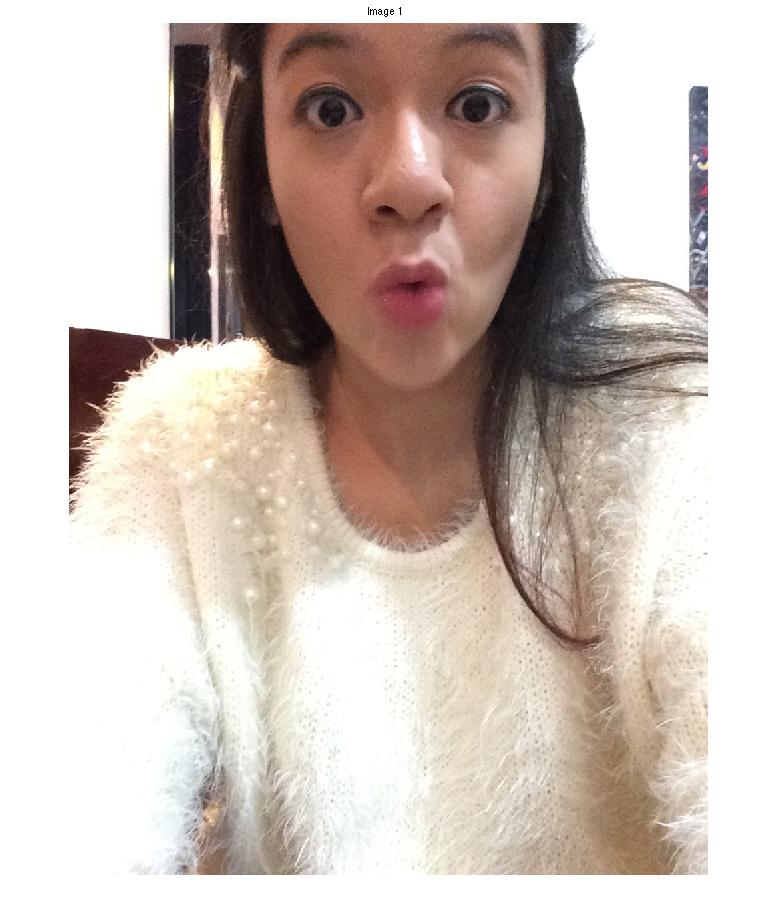
%> input picture lab3_hybrid/Caro1.jpg, 779 x 924 px
$ octave HmwkHybrid.m   (GNU Octave 9; MATLAB toolbox functions it lacks are replaced by stand-ins)
%> lines starting %> are read from the running program, lines starting %| are printed output that depends on the picture
close all
clear all


im1=imread('Caro1.jpg');
%> im1 is the input picture: size 924x779x3 uint8; mean R, G, B 205.1, 192.4, 184.9
I = rgb2gray(im1);
J = dct2(I);
figure
imshow(im1)
title('Image 1')


im2=imread('Caro2.jpg');
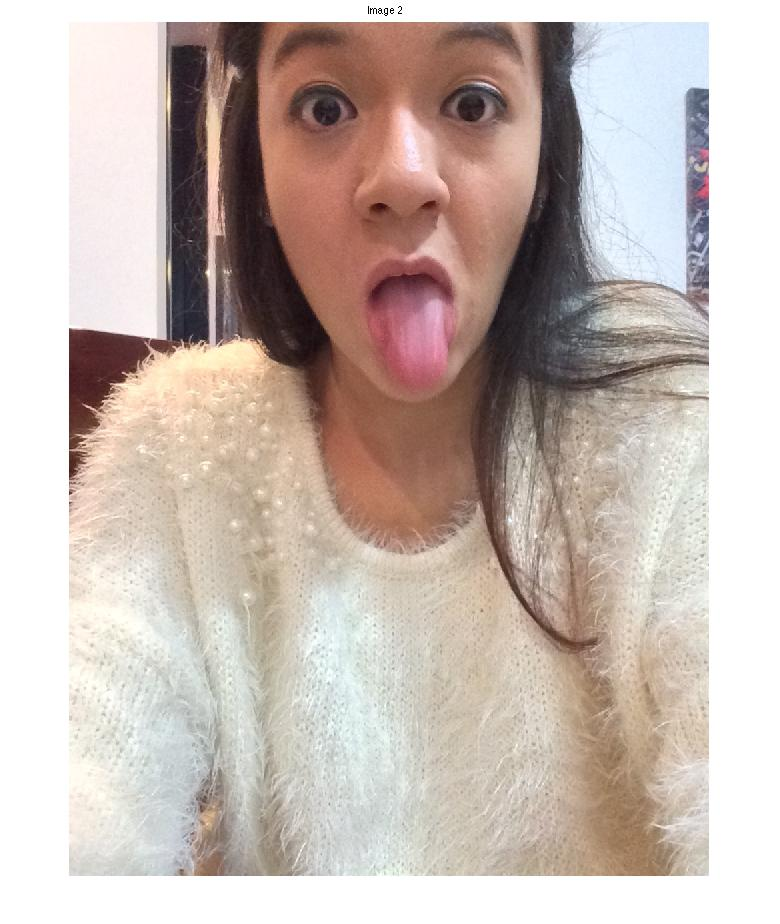
%> input picture lab3_hybrid/Caro2.jpg, 780 x 924 px
%> im2 is the input picture: size 924x780x3 uint8; mean R, G, B 199.5, 185.7, 178.7
I2 = rgb2gray(im2);
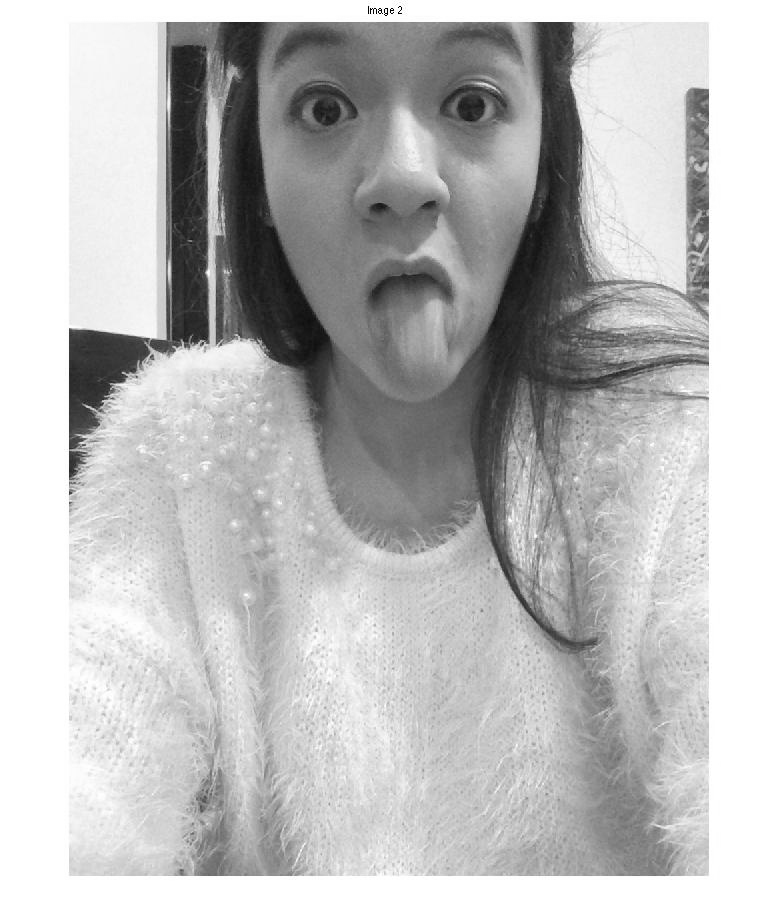
%> I2: size 924x780 uint8; min 0, max 255, mean 189.1
J2 = dct2(I2);
figure
imshow(im2)
title('Image 2')

figure
subplot(2,3,1),imshow(im1),title('Image 1')
subplot(2,3,2),imagesc(log(abs(fftshift(fft2(I))))), colormap(jet(64)), colorbar
title('FFT of Image 1')
subplot(2,3,3),imshow(log(abs(J)),[]), colormap(jet(64)), colorbar
%> after `imshow(log(abs(J)),[])`:
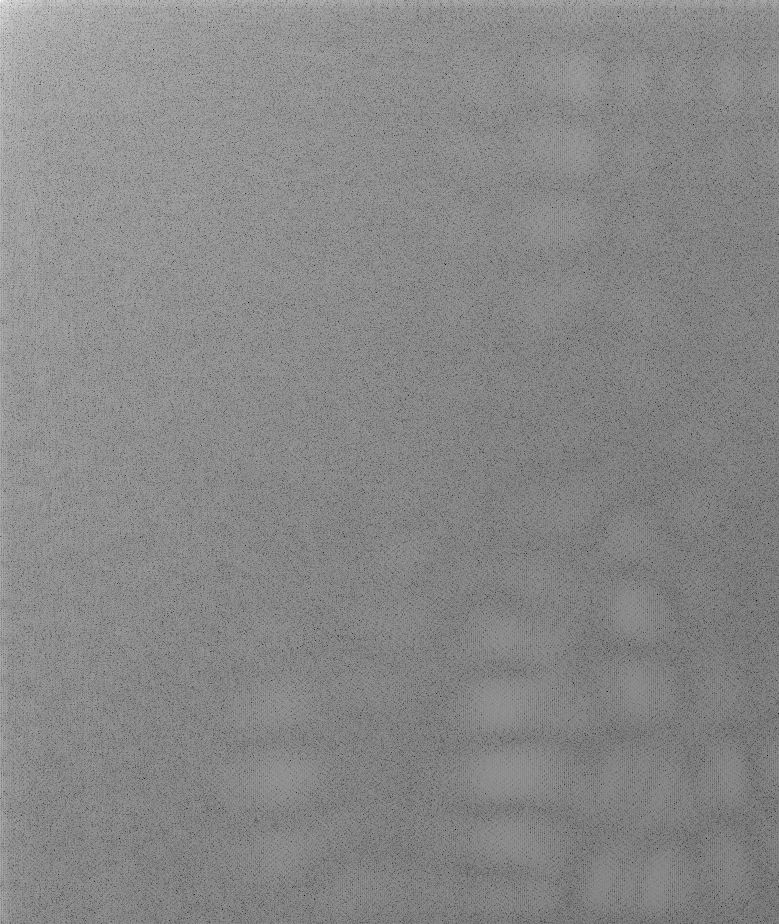
%> displayed picture: size 924x779, on the screen's scale of 0 to 255; min 0, max 255, mean 135.7
title('DCT of Image 1')
subplot(2,3,4),imshow(im2),title('Image 2')
subplot(2,3,5),imagesc(log(abs(fftshift(fft2(I2))))), colormap(jet(64)), colorbar
title('FFT of Image 2')
subplot(2,3,6),imshow(log(abs(J2)),[]), colormap(jet(64)), colorbar
title('DCT of Image 2')
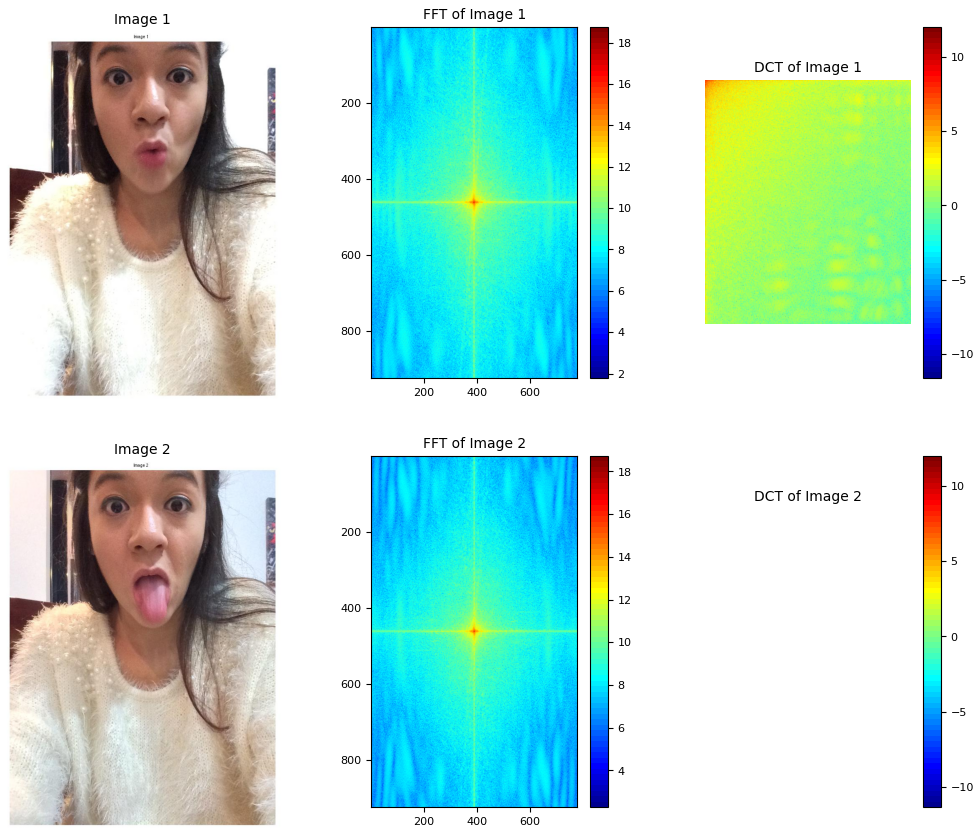
%> figure redrawn from the program's plot data, 6 panels

%Filtering
cutoff_frequency = 18;
cutoff_frequency2 = 13;

filter = fspecial('Gaussian', cutoff_frequency*4+1, cutoff_frequency);
filter2 = fspecial('Gaussian', cutoff_frequency2*4+1, cutoff_frequency2);

I3 = filter;
J3 = dct2(I3);

I4 = filter2;
J4 = dct2(I4);

figure
subplot(2,3,1),imagesc(filter),title('Filter (Low)')
subplot(2,3,2),imagesc(log(abs(fftshift(fft2(I3)))))
title('FFT of Filter (Low)')
subplot(2,3,3),imshow(log(abs(J3)),[])
title('DCT of Filter (Low)')
subplot(2,3,4),imagesc(filter2),title('Filter (High)')
subplot(2,3,5),imagesc(log(abs(fftshift(fft2(I4)))))
title('FFT of Filter (High)')
subplot(2,3,6),imshow(log(abs(J4)),[])
title('DCT of Filter (High)')

low_frequencies=imfilter(im1,filter);
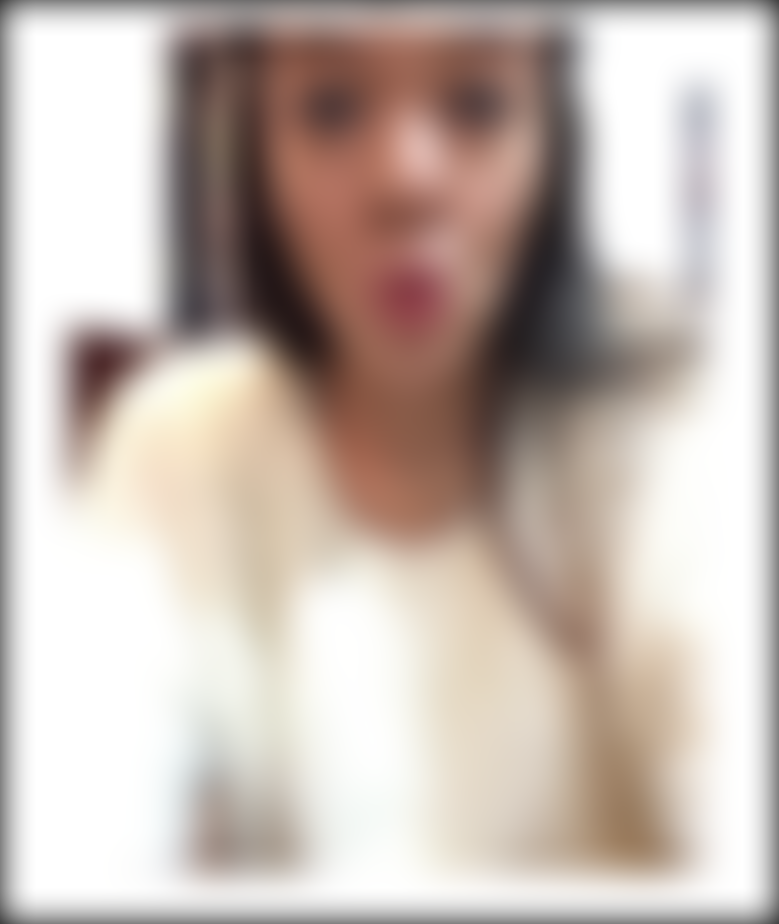
%> low_frequencies: size 924x779x3 uint8; mean R, G, B 197.3, 184.6, 177.1
high_frequencies=im2-imfilter(im2,filter2);
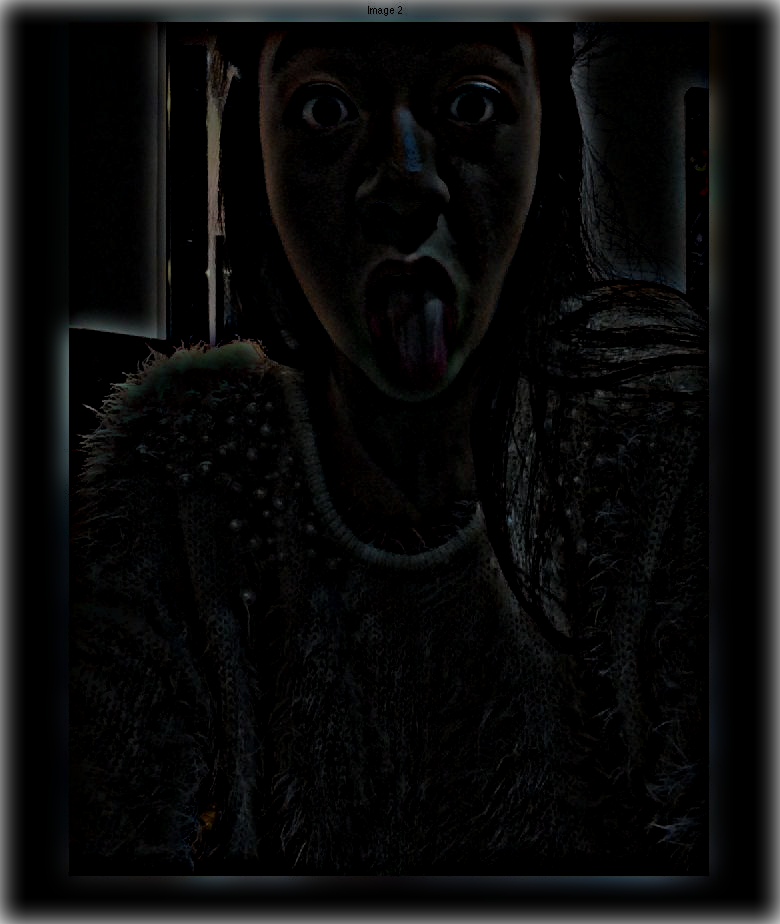
%> high_frequencies: size 924x780x3 uint8; mean R, G, B 11.2, 11.4, 11.3
%> (the run ends here)
